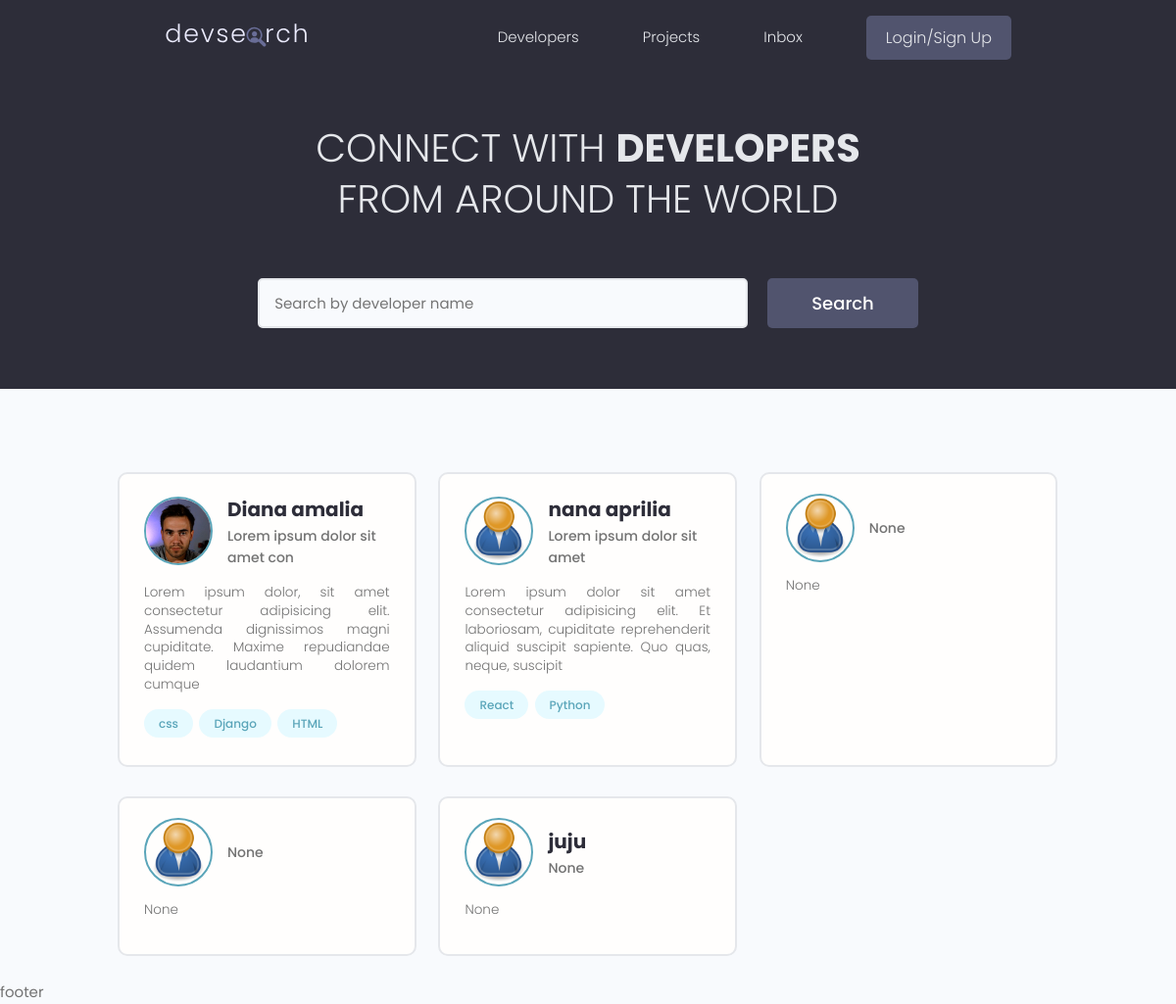
/users/, run on an earlier commit of the app's database.
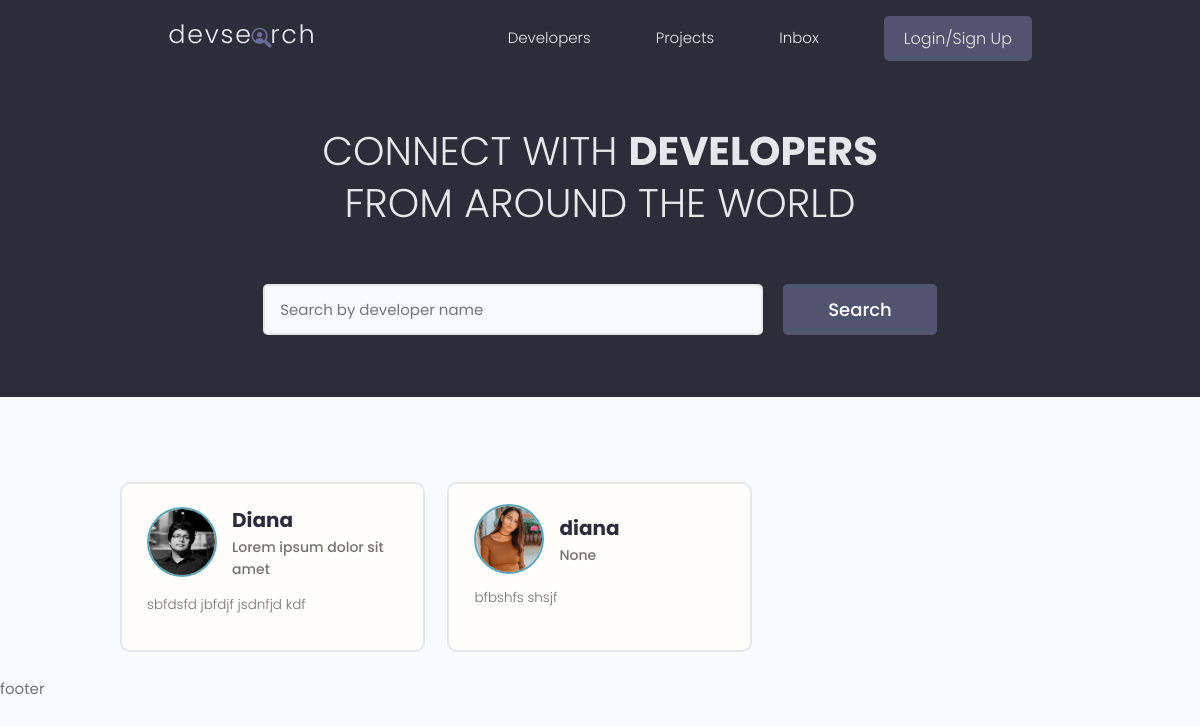
And on a later commit of the database.
### users/models.py (models this page shows, shortened)
class Profile(models.Model):
    user = models.OneToOneField(User, on_delete=models.CASCADE, null=True, blank=True)
    name = models.CharField(max_length=200, blank=True, null=True)
    email = models.EmailField(max_length=500, blank=True, null=True)
    username = models.CharField(max_length=200, blank=True, null=True)
    location = models.CharField(max_length=200, blank=True, null=True)
    short_intro = models.CharField(max_length=200, blank=True, null=True)
    bio = models.TextField(blank=True, null=True)
    profile_image = models.ImageField(null=True, blank=True, upload_to='profiles/', default='profiles/user-default.png')
    social_github = models.CharField(max_length=200, blank=True, null=True)
    social_twitter = models.CharField(max_length=200, blank=True, null=True)
    social_linkedin = models.CharField(max_length=200, blank=True, null=True)
    social_youtube = models.CharField(max_length=200, blank=True, null=True)
    social_website = models.CharField(max_length=200, blank=True, null=True)
    created = models.DateTimeField(auto_now_add=True)
    id = models.UUIDField(default=uuid.uuid4, unique=True, primary_key=True, editable=False)

class Skill(models.Model):
    owner = models.ForeignKey(Profile, on_delete=models.CASCADE, null=True)
    name = models.CharField(max_length=200, blank=True, null=True)
    description = models.TextField(null=True, blank=True)
    created = models.DateTimeField(auto_now_add=True)
    id = models.UUIDField(default=uuid.uuid4, unique=True, primary_key=True, editable=False)
    def __str__(self):
        return str(self.name)

### users/views.py (the view)
# urls.py: path('', views.profiles, name="profiles"),
def profiles(request):
    profiles = Profile.objects.all()
    context = {'profiles':profiles}
    return render(request, 'users/profiles.html', context)

### users/templates/users/profiles.html (shortened to what this page needs)
{% extends 'main.html' %}
{% block content %}
<main class="home">
    <section class="hero-section text-center">
        <div class="container container--narrow">
            <div class="hero-section__box">
                <h2>CONNECT WITH <span>DEVELOPERS</span></h2>
                <h2>FROM AROUND THE WORLD</h2>
            </div>
            <div class="hero-section__search">
                <form class="form" action="#" method="get">
                    <div class="form__field">
                        <input class="input input--text" id="formInput#search" type="text" name="text"
                            placeholder="Search by developer name" />
                    </div>
                    <input class="btn btn--sub btn--lg" type="submit" value="Search" />
                </form>
            </div>
        </div>
    </section>
    <section class="devlist">
        <div class="container">
            <div class="grid grid--three">
                {% for profile in profiles %}
                <div class="column card">
                    <div class="dev">
                        <a href="{% url 'user-profile' profile.id %}" class="card__body">
                            <div class="dev__profile">
                                <img class="avatar avatar--md" src="{{ profile.profile_image.url }}"
                                    alt="image" />
                                <div class="dev__meta">
                                    <h3>{{ profile.name }}</h3>
                                    <h5>{{ profile.short_intro|slice:"30" }}</h5>
                                </div>
                            </div>
                            <p class="dev__info">{{profile.bio|slice:"150"}}</p>
                            <div class="dev__skills">
                                {% for skill in profile.skill_set.all|slice:"5" %}
                                <span class="tag tag--pill tag--main">
                                    <small>{{ skill }}</small>
                                </span>
                                {% endfor %}
                            </div>
                        </a>
                    </div>
                </div>
               {% endfor %}
            </div>
        </div>
    </section>
</main>
{% endblock content %}

What changed in the data, as far as the page shows it:
removed Profile: profile_image (picture), name "Diana amalia", short_intro "Lorem ipsum dolor sit amet con", bio "Lorem ipsum dolor, sit amet consectetur adipisicing elit. Assumenda dignissimos magni cupiditate. Maxime repudiandae quidem laudantium dolorem cumque"
removed Skill: name "css", shown under "Diana amalia"
removed Skill: name "Django", shown under "Diana amalia"
removed Skill: name "HTML", shown under "Diana amalia"
removed Profile: profile_image (placeholder picture), name "nana aprilia", short_intro "Lorem ipsum dolor sit amet", bio "Lorem ipsum dolor sit amet consectetur adipisicing elit. Et laboriosam, cupiditate reprehenderit aliquid suscipit sapiente. Quo quas, neque, suscipit"
removed Skill: name "React", shown under "nana aprilia"
removed Skill: name "Python", shown under "nana aprilia"
removed Profile: profile_image (placeholder picture), short_intro "None", bio "None"
removed Profile: profile_image (placeholder picture), short_intro "None", bio "None"
removed Profile: profile_image (placeholder picture), name "juju", short_intro "None", bio "None"
added Profile: profile_image (picture), name "Diana", short_intro "Lorem ipsum dolor sit amet", bio "sbfdsfd jbfdjf jsdnfjd kdf"
added Profile: profile_image (picture), name "diana", short_intro "None", bio "bfbshfs shsjf"
